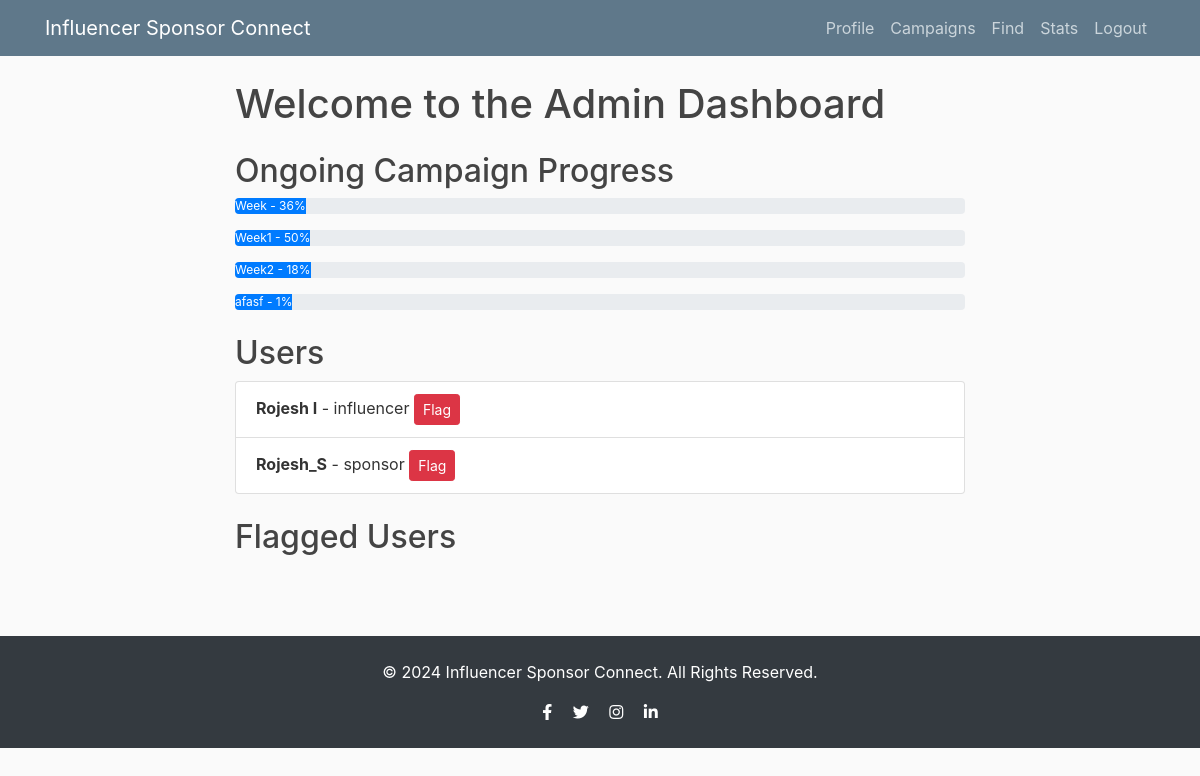
/admin_dash (signed in), run on an earlier commit of the app's database.
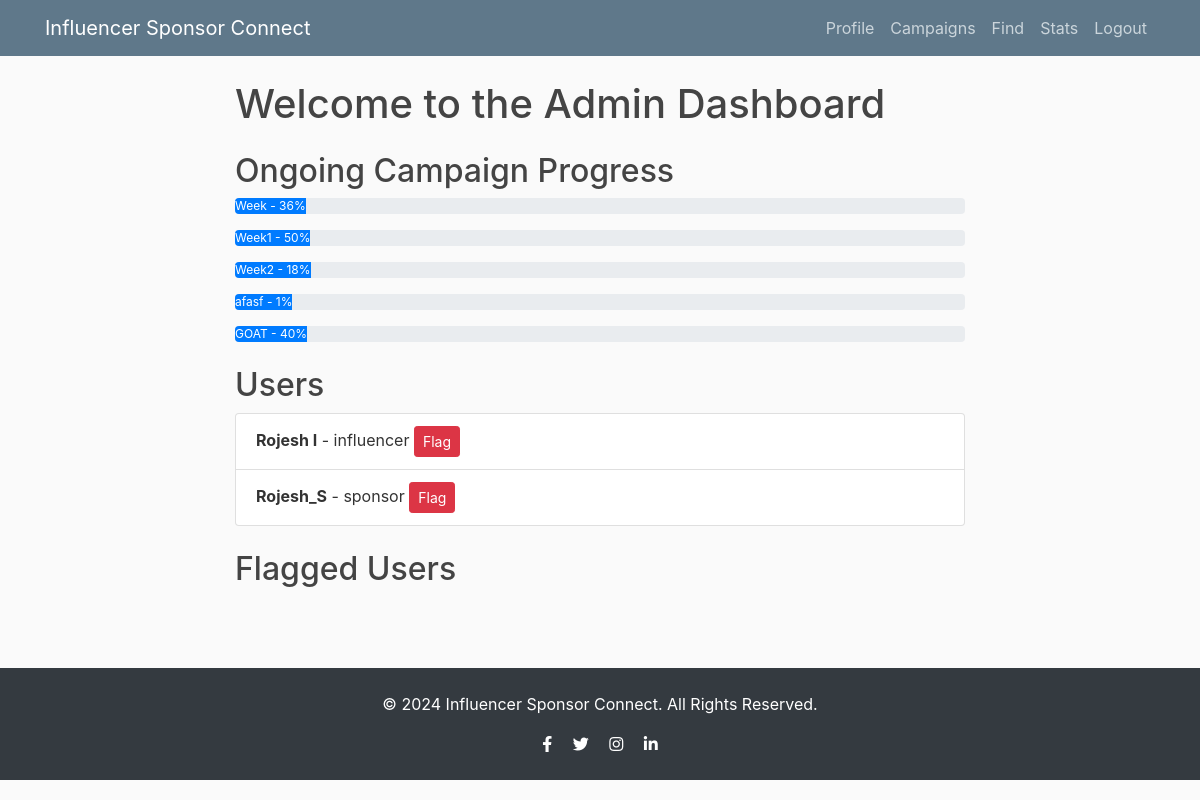
And on a later commit of the database.
### Flask/models.py (models this page shows)
class Campaign(db.Model,UserMixin):
    __tablename__ = 'campaigns'
    id = db.Column(db.Integer, primary_key=True)
    user_id = db.Column(db.Integer, db.ForeignKey('user.id'), nullable=False)  # Added user_id
    campaign_name = db.Column(db.String(120), nullable=False)
    category = db.Column(db.String(80))
    budget = db.Column(db.Float)
    status = db.Column(db.String(80))
    products = db.Column(db.String(200))
    goals = db.Column(db.String(200))
    progress = db.Column(db.Integer)
    start_date = db.Column(db.Date)
    end_date = db.Column(db.Date)
    ad_requests = db.relationship('AdRequest', back_populates='campaign', cascade="all, delete-orphan")
    sponsor = db.relationship('User', backref=db.backref('campaigns', lazy=True))

class User(db.Model,UserMixin):
    id = db.Column(db.Integer, primary_key=True)
    username = db.Column(db.String(50), unique=True, nullable=False)
    password = db.Column(db.String(100), nullable=False)
    role = db.Column(db.String(20), nullable=False)  # 'sponsor' or 'influencer' or 'admin'
    company_name = db.Column(db.String(100))  # Only for sponsors
    name = db.Column(db.String(100))  # Only for infl
    category = db.Column(db.String(50))  # For influencers: category
    niche = db.Column(db.String(50))  # For influencers: niche
    reach = db.Column(db.Integer)  # For influencers: reach
    budget = db.Column(db.Float)
    platforms = db.Column(db.String(120))  # Store platforms as comma-separated string
    blacklist = db.Column(db.Boolean(),default=False)

### Flask/routes.py (the view)
@app.route('/admin_dash')
@login_required
def admin_dash():
    users = User.query.filter(~User.flagged.any(),User.role != 'admin').all()
    flagged_users = FlaggedUser.query.all()
    flagged_campaigns = []
    campaigns = Campaign.query.all()
    return render_template('admin_dash.html', users=users, flagged_users=flagged_users, flagged_campaigns=flagged_campaigns, campaigns=campaigns)

### Flask/__init__.py (called while the page is built)
@login_manager.user_loader
def load_user(user_id):
    from Flask.models import User
    return User.query.get(int(user_id))

### Flask/templates/admin_dash.html (shortened to what this page needs)
{% extends "layout.html" %}
{% block content %}
    <h1>Welcome to the Admin Dashboard</h1>
    <div class="my-4">
        <h2>Ongoing Campaign Progress</h2>
        {% for campaign in campaigns %}
            <div class="progress mb-3">
                <div class="progress-bar" role="progressbar" style="width: {{ campaign.progress }}" aria-valuenow="{{ campaign.progress }}" aria-valuemin="0" aria-valuemax="100">
                    {{ campaign.campaign_name }} - {{ campaign.progress }}%
                </div>
            </div>
        {% endfor %}
    </div>
    <div class="my-4">
        <h2>Users</h2>
        <ul class="list-group">
            {% for user in users %}
                <li class="list-group-item">
                    <strong>{{ user.username }}</strong> - {{ user.role }}
                    <form method="post" action="{{ url_for('flag_user', user_id=user.id) }}" style="display:inline;">
                        <button type="submit" class="btn btn-danger btn-sm">Flag</button>
                    </form>
                </li>
            {% endfor %}
        </ul>
    </div>
    <div class="my-4">
        <h2>Flagged Users</h2>
    </div>
{% endblock %}

What changed in the data, as far as the page shows it:
added Campaign: campaign_name "GOAT", progress "40"
